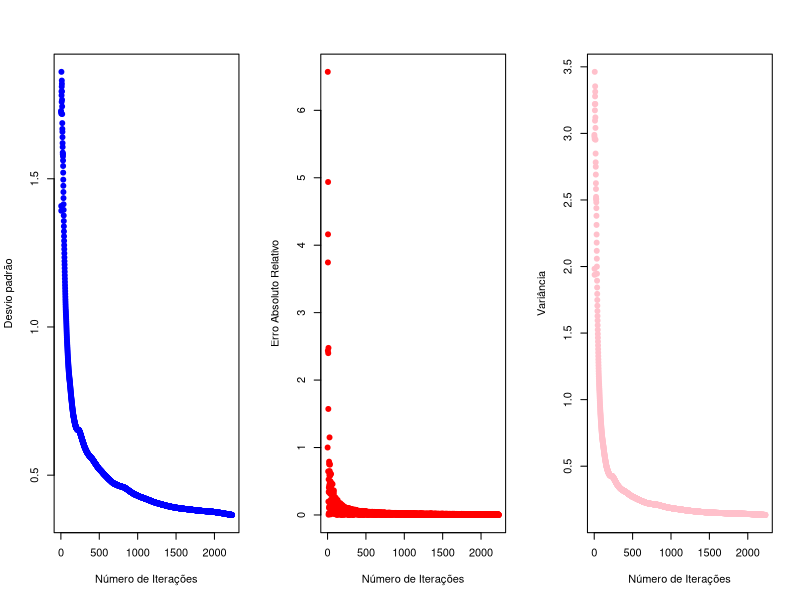
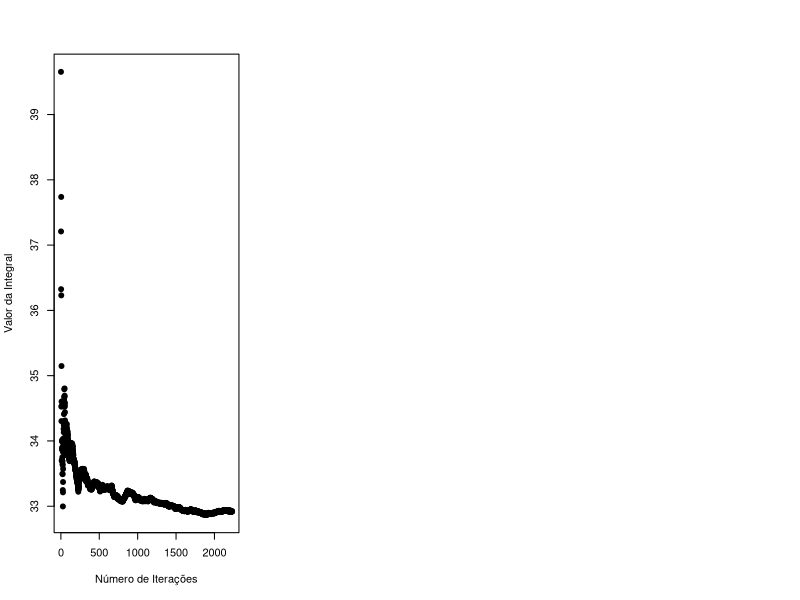

Here is the R script that generated these plots, in order:

f.function <- function(x){
  return(2*x)
}

integral <- function(N, a, b){
  vet <- c()
  current.value <- c()
  v.dp <- c()
  v.var <- c()
  e.sd <- c()
  error <- c(1)
  for(i in 1:N){
    u <- runif(1, a, b)
    vet <- sum(vet, f.function(u))
    current.value <- c(current.value, (b-a)*vet/i)
    v.dp <- c(v.dp, sd(current.value))
    v.var <- c(v.var, var(current.value))
    error <- c(error, abs(((tail(current.value, n = 2)[1] - tail(current.value, n = 2)[2])/tail(current.value, n = 2)[2])*100))
    if(!is.na(tail(error, n = 1)) & tail(error, n = 1) < 0.000001){
      break
    }
      
  }
  par(mfrow = c(1 ,3))
  plot(v.dp, xlab = "Número de Iterações", ylab = "Desvio padrão", pch = 19, col='blue')
  plot(error, xlab = "Número de Iterações", ylab = "Erro Absoluto Relativo", pch = 19, col = "red")
  plot(v.var, xlab = "Número de Iterações", ylab = "Variância", pch = 19, col = "pink")
  return(current.value)
}



a = 4
b = 7
N = 10000
y <- integral(N, a, b) #Caso deseje ver a progressão da aproximação
plot(y, xlab = "Número de Iterações", ylab = "Valor da Integral", pch = 19, col= "black")
y <- tail(y, n = 1) # Ultimo valor de y 

